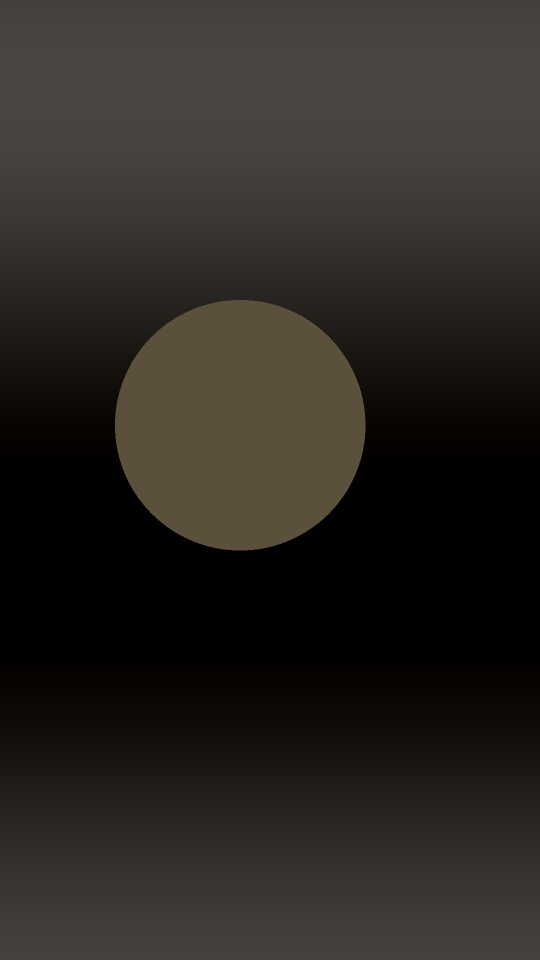
#> input picture build/grok47/s0927_1.jpg, 1080 x 1920 px (shown at 1/2 size)
$ python -i norm.py   (imports and definitions only)
#> lines starting #> are read from the running program, lines starting #| are printed output that depends on the picture
"""House grade for This Week in Tech plates.

Every plate is generated WELL EXPOSED, then normalised here. Grading in post
rather than prompting for darkness is deliberate: asking the model for
"near-black" returns near-empty frames (measured: 99% of pixels below
luminance 40). Normalising instead gives every plate the same luminance and
saturation, which is what makes episodes look like siblings.
"""
from PIL import Image, ImageEnhance, ImageOps
import colorsys

TARGET_LUM = 35.0          # mean luminance, 0-255

def meanlum(im):
    px = list(im.resize((100, 178)).getdata())
    return sum(0.2126*r + 0.7152*g + 0.0722*b for r, g, b in px) / len(px)

def meansat(im):
    px = list(im.resize((100, 178)).getdata())
    return sum(colorsys.rgb_to_hsv(r/255, g/255, b/255)[1] for r, g, b in px) / len(px)

def house(src):
#> called with src = '../grok47/s0927_1.jpg'
    im = Image.open(src).convert('RGB')
#> im is the input picture: PIL image 1080x1920 RGB; mean R, G, B 42.5, 39.2, 33.8
    im = ImageOps.autocontrast(im, cutoff=(1, 1))
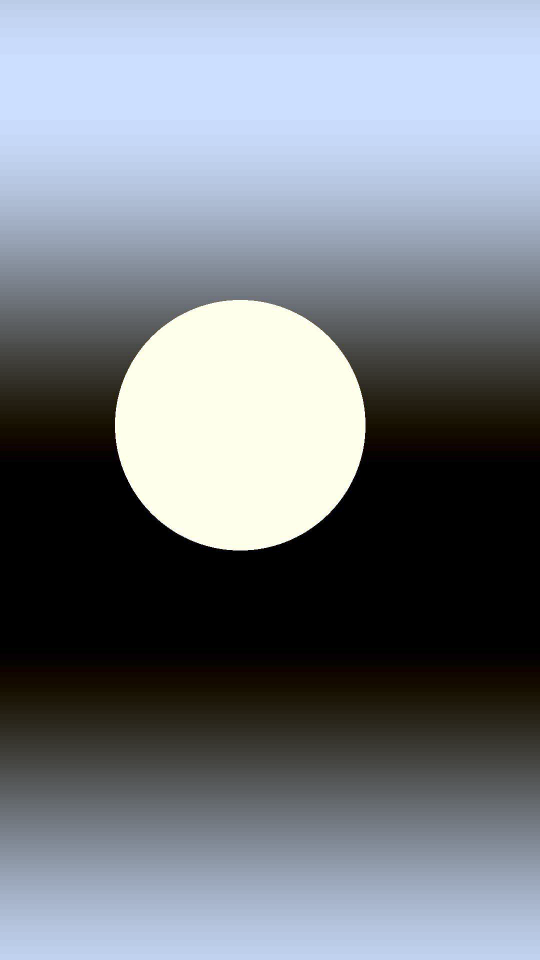
#> im: PIL image 1080x1920 RGB (shown at 1/2 size); mean R, G, B 118.5, 124.7, 132.5

    # soft-knee highlight rolloff - without this a bright screen or window
    # clips and no gamma can recover it (measured: 32% blown pixels)
    knee = []
    for i in range(256):
        v = i / 255.0
        v = v if v < 0.62 else 0.62 + (v - 0.62) * 0.42
        knee.append(max(0, min(255, int(v * 255))))
    im = im.point(knee * 3)
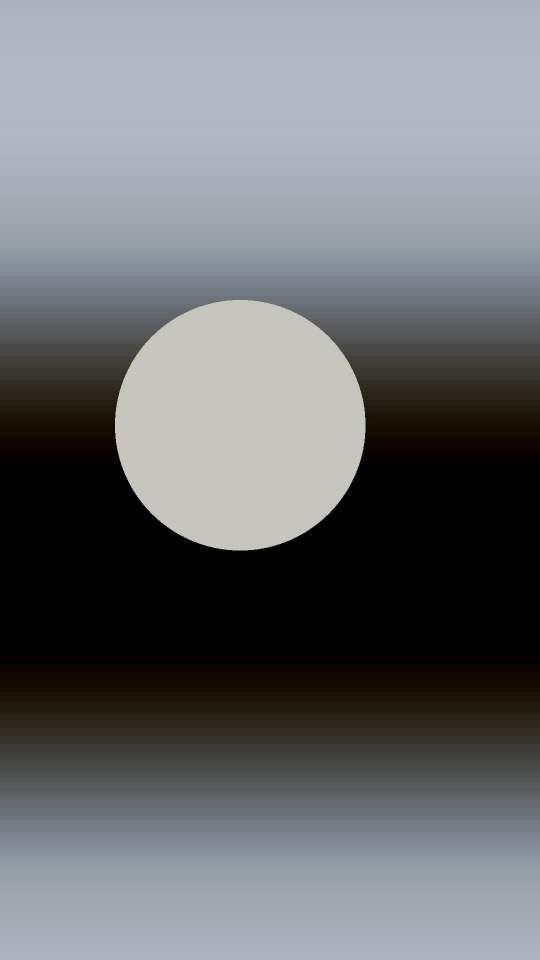
#> im: PIL image 1080x1920 RGB (shown at 1/2 size); mean R, G, B 107.4, 110.2, 113.4

    s = meansat(im)
#> in meansat, `px = list(im.resize((100, 178)).getdata())`: px = 17800 items, first 6: (170, 177, 189), (170, 177, 189), (170, 177, 189), (170, 177, 189), (170, 177, 189), (170, 177, 189)
#> s = 0.163
    if s > 0.001:
        im = ImageEnhance.Color(im).enhance(min(1.0, 0.16 / s))
    im = ImageEnhance.Contrast(im).enhance(1.12)

    # solve gamma for the target luminance, per plate
    lo, hi = 0.35, 3.2
    for _ in range(18):
        gm = (lo + hi) / 2
        lut = [max(0, min(255, int(((i/255.0) ** gm) * 255))) for i in range(256)]
        if meanlum(im.point(lut * 3)) > TARGET_LUM:
            lo = gm
        else:
            hi = gm
#> this loop made 18 passes
#> (gm, lo) on passes 2 to 13: (2.49, 2.49), (2.84, 2.84), (3.02, 3.02), (3.11, 3.11), (3.16, 3.16), (3.18, 3.18), (3.19, 3.19), (3.19, 3.19), (3.2, 3.2), (3.2, 3.2), (3.2, 3.2), (3.2, 3.2)
#> lo on pass 1: 1.78
    gm = (lo + hi) / 2
    lut = [max(0, min(255, int(((i/255.0) ** gm) * 255))) for i in range(256)]
#> lut = 256 values from 0 to 255
    im = im.point(lut * 3)
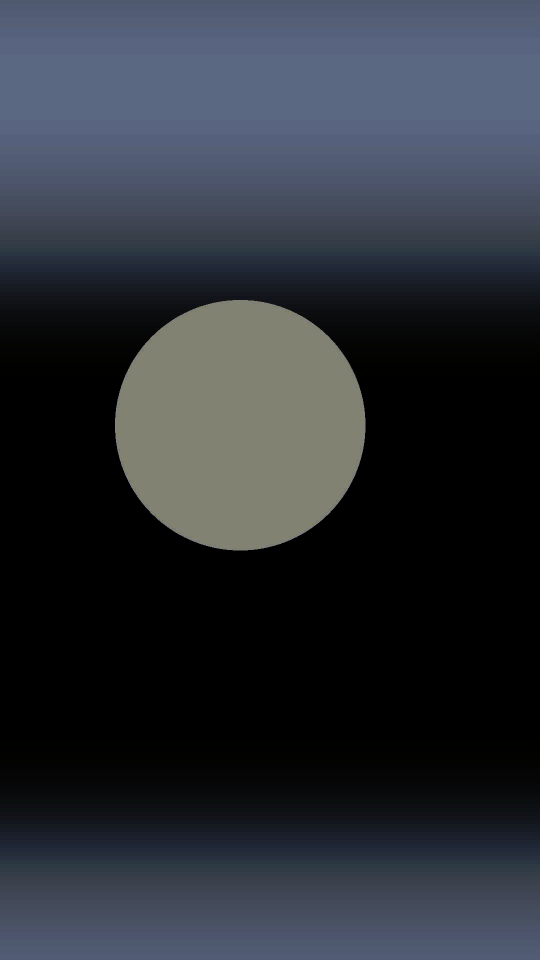
#> im: PIL image 1080x1920 RGB (shown at 1/2 size); mean R, G, B 43.9, 48.3, 55.6

    # cool the shadows, leave the warm highlight as the amber accent
    r, g, b = im.split()
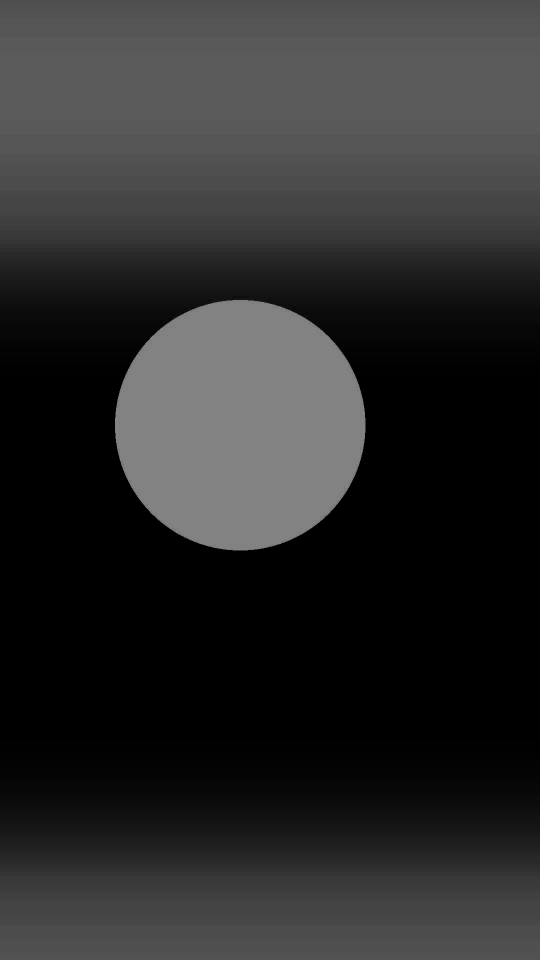
#> r: PIL image 1080x1920 L (shown at 1/2 size); min 0, max 132, mean 43.9
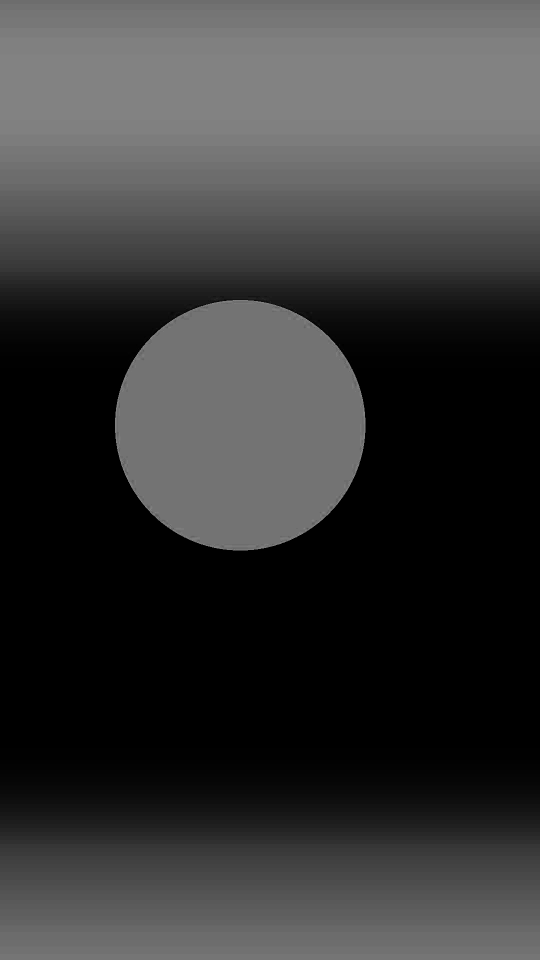
#> b: PIL image 1080x1920 L (shown at 1/2 size); min 0, max 132, mean 55.6
    b = b.point([max(0, min(255, int(x * 0.90))) for x in range(256)])
    g = g.point([max(0, min(255, int(x * 0.975))) for x in range(256)])
    return Image.merge('RGB', (r, g, b))

>>> result = house('../grok47/s0927_1.jpg')

$ run again, on build/grok47/s0927_10.jpg
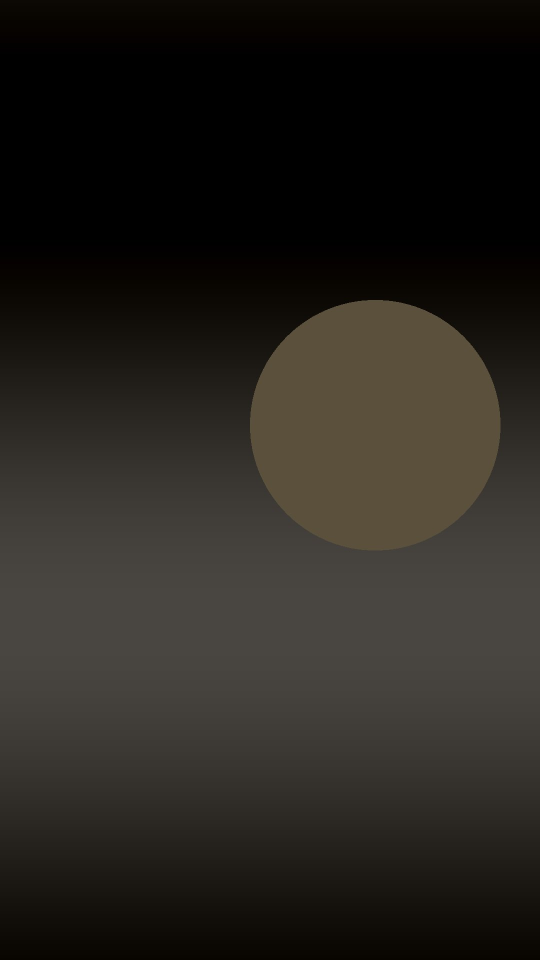
#> input picture build/grok47/s0927_10.jpg, 1080 x 1920 px (shown at 1/2 size)
#> in house, im is the input picture: PIL image 1080x1920 RGB; mean R, G, B 38.4, 35.3, 30.1
#> in house, `im = im.point(knee * 3)`:
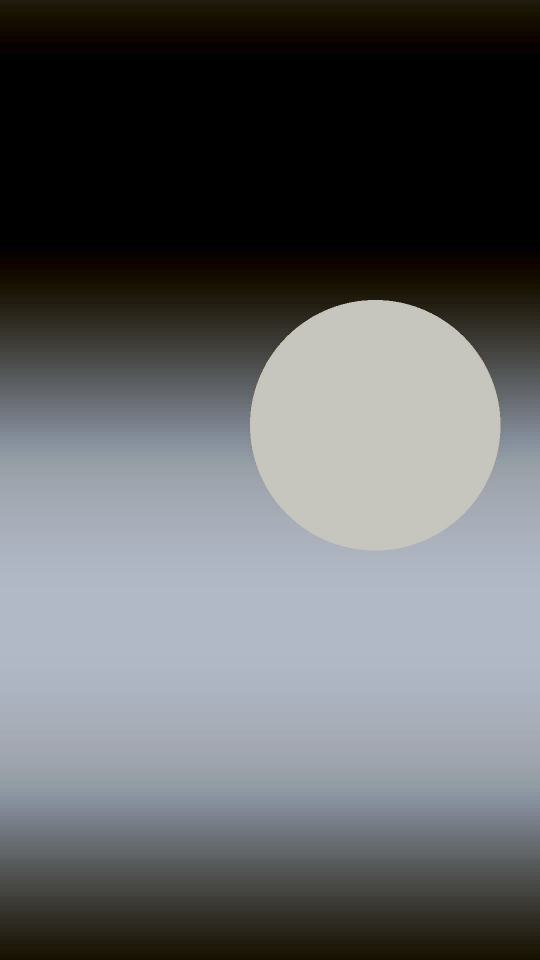
#> im: PIL image 1080x1920 RGB (shown at 1/2 size); mean R, G, B 96.6, 98.6, 100.3
#> in meansat, `px = list(im.resize((100, 178)).getdata())`: px = 17800 items, first 6: (31, 26, 13), (31, 26, 13), (31, 26, 13), (31, 26, 13), (31, 26, 13), (31, 26, 13)
#> s = 0.195
#> the loop in house, `for _ in range(18):` made 18 passes
#> (gm, lo) on passes 2 to 9: (2.49, 2.49), (2.84, 2.84), (3.02, 3.02), (3.11, 3.11), (3.16, 3.16), (3.18, 3.18), (3.19, 3.19), (3.19, 3.19)
#> in house, `lut = [max(0, min(255, int(((i/255.0) ** gm) * 255))) for i in range(2..`: lut = 256 values from 0 to 255
#> in house, `r, g, b = im.split()`:
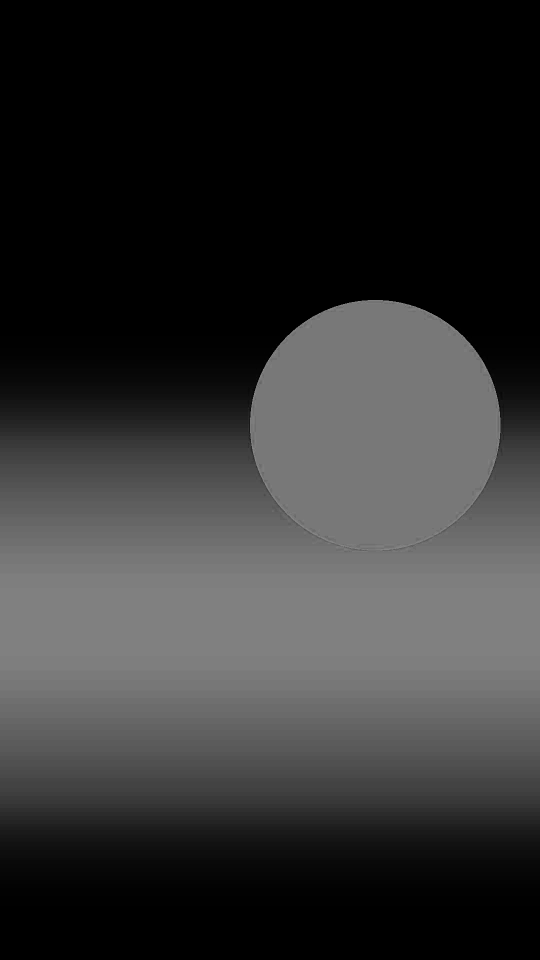
#> b: PIL image 1080x1920 L (shown at 1/2 size); min 0, max 136, mean 49.6
